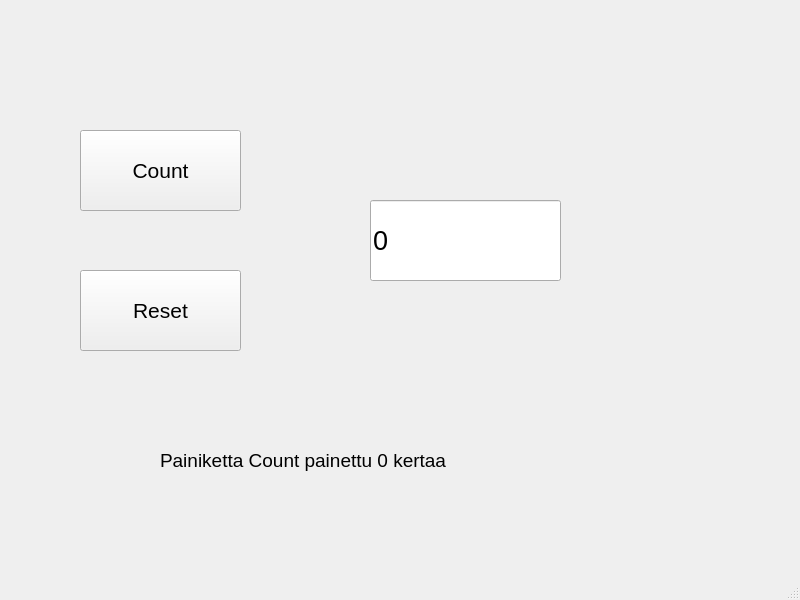
<?xml version="1.0" encoding="UTF-8"?>
<ui version="4.0">
 <class>MainWindow</class>
 <widget class="QMainWindow" name="MainWindow">
  <property name="geometry">
   <rect>
    <x>0</x>
    <y>0</y>
    <width>800</width>
    <height>600</height>
   </rect>
  </property>
  <property name="windowTitle">
   <string>MainWindow</string>
  </property>
  <widget class="QWidget" name="centralwidget">
   <widget class="QPushButton" name="btnCount">
    <property name="geometry">
     <rect>
      <x>80</x>
      <y>130</y>
      <width>161</width>
      <height>81</height>
     </rect>
    </property>
    <property name="font">
     <font>
      <pointsize>16</pointsize>
     </font>
    </property>
    <property name="text">
     <string>Count</string>
    </property>
   </widget>
   <widget class="QPushButton" name="btnReset">
    <property name="geometry">
     <rect>
      <x>80</x>
      <y>270</y>
      <width>161</width>
      <height>81</height>
     </rect>
    </property>
    <property name="font">
     <font>
      <pointsize>16</pointsize>
     </font>
    </property>
    <property name="text">
     <string>Reset</string>
    </property>
   </widget>
   <widget class="QLineEdit" name="txtResult">
    <property name="geometry">
     <rect>
      <x>370</x>
      <y>200</y>
      <width>191</width>
      <height>81</height>
     </rect>
    </property>
    <property name="font">
     <font>
      <pointsize>20</pointsize>
     </font>
    </property>
    <property name="text">
     <string>0</string>
    </property>
    <property name="readOnly">
     <bool>true</bool>
    </property>
   </widget>
   <widget class="QLabel" name="labelInfo">
    <property name="geometry">
     <rect>
      <x>160</x>
      <y>440</y>
      <width>461</width>
      <height>41</height>
     </rect>
    </property>
    <property name="font">
     <font>
      <pointsize>14</pointsize>
     </font>
    </property>
    <property name="text">
     <string>Painiketta Count painettu 0 kertaa</string>
    </property>
   </widget>
  </widget>
  <widget class="QMenuBar" name="menubar">
   <property name="geometry">
    <rect>
     <x>0</x>
     <y>0</y>
     <width>800</width>
     <height>22</height>
    </rect>
   </property>
  </widget>
  <widget class="QStatusBar" name="statusbar"/>
 </widget>
 <resources/>
 <connections/>
</ui>
